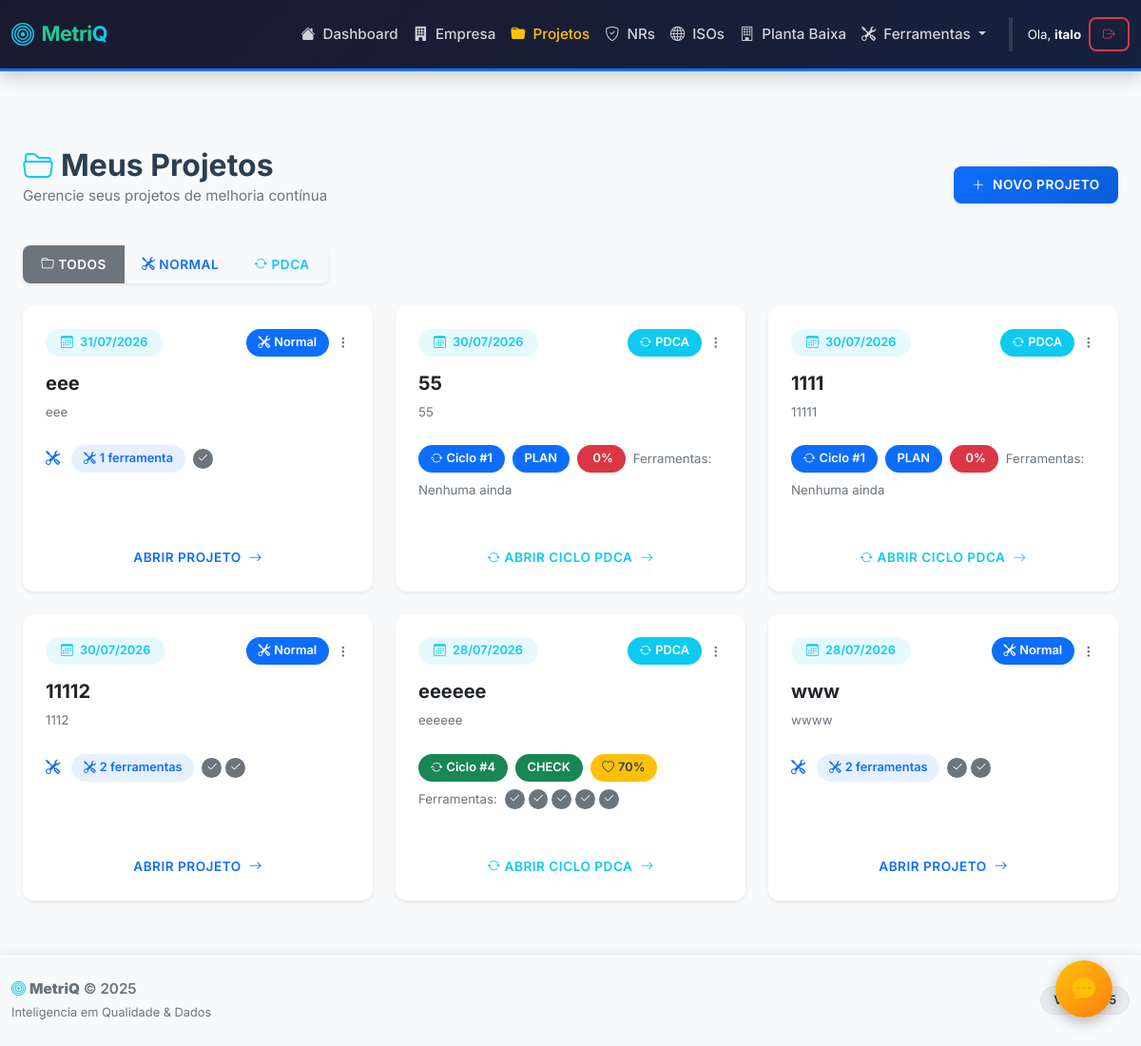
Page /projetos (signed in) on the committed database.
### qualidade_flask/models.py (models this page shows)
class User(UserMixin, db.Model):
    id = db.Column(db.Integer, primary_key=True)
    username = db.Column(db.String(100), unique=True, nullable=False)
    password = db.Column(db.String(255), nullable=False)
    analises = db.relationship('Analise', backref='dono', lazy=True)
    empresas = db.relationship('Empresa', backref='usuario', lazy=True)

class Projeto(db.Model):
    id = db.Column(db.Integer, primary_key=True)
    nome = db.Column(db.String(100), nullable=False)
    objetivo = db.Column(db.Text, nullable=False)
    data_criacao = db.Column(db.DateTime, default=datetime.now)
    user_id = db.Column(db.Integer, db.ForeignKey('user.id'), nullable=False)
    empresa_id = db.Column(db.Integer, db.ForeignKey('empresa.id'), nullable=True)
    tipo = db.Column(db.String(20), default='normal')
    fase_atual = db.Column(db.String(20), default='plan')
    ciclo_atual = db.Column(db.Integer, default=1)
    documento_padronizacao = db.Column(db.JSON, nullable=True)
    data_conclusao_ciclo = db.Column(db.DateTime, nullable=True)
    ferramentas = db.relationship('ProjetoFerramenta', backref='projeto', lazy=True, cascade="all, delete-orphan")
    ciclos_historicos = db.relationship('CicloHistorico', backref='projeto', lazy=True, cascade="all, delete-orphan", order_by="CicloHistorico.ciclo")

class ProjetoFerramenta(db.Model):
    id = db.Column(db.Integer, primary_key=True)
    projeto_id = db.Column(db.Integer, db.ForeignKey('projeto.id'), nullable=False)
    tipo = db.Column(db.String(50), nullable=False)
    dados = db.Column(db.JSON)
    analise_ia = db.Column(db.Text)
    data_criacao = db.Column(db.DateTime, default=datetime.now)

### qualidade_flask/blueprints/projects.py (the view)
@projects.route('/projetos')
@login_required
def lista_projetos():
    try:
        tipo_filtro = request.args.get('tipo')
        query = Projeto.query.filter_by(user_id=current_user.id)
        if tipo_filtro in ('normal', 'pdca'):
            query = query.filter_by(tipo=tipo_filtro)
        meus_projetos = query.order_by(Projeto.data_criacao.desc()).all()
        empresas = Empresa.query.filter_by(user_id=current_user.id).order_by(Empresa.razao_social).all()
        return render_template('projetos/lista.html', projetos=meus_projetos, empresas=empresas)
    except Exception as e:
        import traceback
        print(f"ERRO em lista_projetos: {str(e)}")
        print(traceback.format_exc())
        flash(f'Erro ao carregar projetos: {str(e)}', 'danger')
        return render_template('projetos/lista.html', projetos=[])

### qualidade_flask/templates/projetos/lista.html (shortened to what this page needs)
{% extends "base.html" %}
{% block content %}
<div class="container py-4">
    <div class="d-flex justify-content-between align-items-center mb-4">
        <div>
            <h2 class="fw-bold mb-0"><i class="bi bi-folder2-open text-info me-2"></i>Meus Projetos</h2>
            <p class="text-muted">Gerencie seus projetos de melhoria contínua</p>
        </div>
        <button type="button" class="btn btn-primary shadow-sm" data-bs-toggle="modal" data-bs-target="#novoProjetoModal">
            <i class="bi bi-plus-lg me-2"></i>Novo Projeto
        </button>
    </div>
    <div class="btn-group mb-4 shadow-sm" role="group" aria-label="Filtro de tipo">
        <a href="{{ url_for('projects.lista_projetos') }}" class="btn btn-outline-secondary {% if not request.args.get('tipo') %}active{% endif %}">
            <i class="bi bi-folder me-1"></i>Todos
        </a>
        <a href="{{ url_for('projects.lista_projetos', tipo='normal') }}" class="btn btn-outline-primary {% if request.args.get('tipo') == 'normal' %}active{% endif %}">
            <i class="bi bi-tools me-1"></i>Normal
        </a>
        <a href="{{ url_for('projects.lista_projetos', tipo='pdca') }}" class="btn btn-outline-info {% if request.args.get('tipo') == 'pdca' %}active{% endif %}">
            <i class="bi bi-arrow-repeat me-1"></i>PDCA
        </a>
    </div>
    <div class="row g-4">
        {% if projetos %}
            {% for projeto in projetos %}
            <div class="col-md-4">
                <div class="card h-100 border-0 shadow-sm hover-shadow transition">
                    <div class="card-body">
                        <div class="d-flex justify-content-between align-items-start mb-3">
                            <span class="badge bg-info bg-opacity-10 text-info px-3 py-2">
                                <i class="bi bi-calendar3 me-1"></i> {{ projeto.data_criacao.strftime('%d/%m/%Y') }}
                            </span>
                            <div class="d-flex align-items-center gap-2">
                                {% if projeto.tipo == 'pdca' %}
                                    <span class="badge bg-info rounded-pill"><i class="bi bi-arrow-repeat me-1"></i>PDCA</span>
                                {% else %}
                                    <span class="badge bg-primary rounded-pill"><i class="bi bi-tools me-1"></i>Normal</span>
                                {% endif %}
                                <div class="dropdown">
                                    <button class="btn btn-link text-muted p-0" data-bs-toggle="dropdown">
                                        <i class="bi bi-three-dots-vertical"></i>
                                    </button>
                                </div>
                            </div>
                        </div>
                        <h5 class="card-title fw-bold mb-2">{{ projeto.nome }}</h5>
                        <p class="card-text text-muted small mb-4 line-clamp-3">
                            {{ projeto.objetivo }}
                        </p>
                        <div class="d-flex align-items-center gap-2 mb-3 flex-wrap">
                            {% if projeto.tipo == 'pdca' %}
                                {% set fases_cores = {'plan': 'primary', 'do': 'warning', 'check': 'success', 'act': 'danger'} %}
                                <span class="badge bg-{{ fases_cores.get(projeto.fase_atual, 'secondary') }} rounded-pill">
                                    <i class="bi bi-arrow-repeat me-1"></i>Ciclo #{{ projeto.ciclo_atual }}
                                </span>
                                <span class="badge bg-{{ fases_cores.get(projeto.fase_atual, 'secondary') }} text-uppercase">
                                    {{ projeto.fase_atual }}
                                </span>
                                {% set total_ferramentas = projeto.ferramentas|length %}
                                {% set tem_padronizacao = projeto.documento_padronizacao is not none %}
                                {% set saude_pdca = total_ferramentas * 10 %}
                                {% if saude_pdca > 100 %}{% set saude_pdca = 100 %}{% endif %}
                                {% if tem_padronizacao %}{% set saude_pdca = saude_pdca + 20 %}{% endif %}
                                {% if saude_pdca > 100 %}{% set saude_pdca = 100 %}{% endif %}
                                <span class="badge {% if saude_pdca >= 80 %}bg-success{% elif saude_pdca >= 50 %}bg-warning text-dark{% else %}bg-danger{% endif %}"
                                      title="Saúde do PDCA baseado em ferramentas e padronização">
                                    <i class="bi bi-heart{% if saude_pdca < 50 %}-break{% endif %} me-1"></i>{{ saude_pdca }}%
                                </span>
                                <small class="text-muted">Ferramentas:</small>
                                <div class="d-flex gap-1">
                                    {% for f in projeto.ferramentas %}
                                        <span class="badge bg-secondary rounded-circle p-1" title="{{ f.tipo }}">
                                            <i class="bi bi-check2"></i>
                                        </span>
                                    {% endfor %}
                                    {% if not projeto.ferramentas %}
                                        <span class="text-muted small italic">Nenhuma ainda</span>
                                    {% endif %}
                                </div>
                            {% else %}
                                <i class="bi bi-tools text-primary me-1"></i>
                                <span class="badge bg-primary bg-opacity-10 text-primary">
                                    <i class="bi bi-tools me-1"></i>{{ projeto.ferramentas|length }} ferramenta{{ '' if projeto.ferramentas|length <= 1 else 's' }}
                                </span>
                                {% if projeto.ferramentas %}
                                <div class="d-flex gap-1">
                                    {% for f in projeto.ferramentas %}
                                        <span class="badge bg-secondary rounded-circle p-1" title="{{ f.tipo }}">
                                            <i class="bi bi-check2"></i>
                                        </span>
                                    {% endfor %}
                                </div>
                                {% endif %}
                            {% endif %}
                        </div>
                    </div>
                    <div class="card-footer bg-transparent border-0 pt-0 pb-3 px-3">
                        {% if projeto.tipo == 'pdca' %}
                            <a href="{{ url_for('projects.projeto_pdca', id=projeto.id) }}" class="btn btn-outline-info w-100">
                                <i class="bi bi-arrow-repeat me-1"></i>Abrir Ciclo PDCA <i class="bi bi-arrow-right ms-1"></i>
                            </a>
                        {% else %}
                            <a href="{{ url_for('projects.detalhe_projeto', id=projeto.id) }}" class="btn btn-outline-primary w-100">
                                Abrir Projeto <i class="bi bi-arrow-right ms-1"></i>
                            </a>
                        {% endif %}
                    </div>
                </div>
            </div>
            {% endfor %}
        {% endif %}
    </div>
</div>
{% endblock %}

### qualidade_flask/templates/base.html (shortened to what this page needs)
<!DOCTYPE html>
<html lang="pt-br">
<head>
    <link href="https://cdn.jsdelivr.net/npm/bootstrap@5.3.0/dist/css/bootstrap.min.css" rel="stylesheet">
    <link rel="stylesheet" href="https://cdn.jsdelivr.net/npm/bootstrap-icons@1.10.5/font/bootstrap-icons.css">
    <link rel="stylesheet" href="{{ url_for('static', filename='css/style.css') }}">
</head>
<body class="d-flex flex-column min-vh-100">
    <nav class="navbar navbar-expand-lg navbar-dark bg-dark d-print-none">
        <div class="container">
            <a class="navbar-brand fw-bold d-flex align-items-center brand-text" href="/">
                <i class="bi bi-bullseye me-2 fs-4 text-info"></i>
                <span>Metri<span class="text-info">Q</span>
            </a>
            <div class="collapse navbar-collapse" id="navbarNav">
                <ul class="navbar-nav ms-auto align-items-center">
                    <li class="nav-item">
                        <a class="nav-link {{ 'active' if request.endpoint == 'main.index' }}" href="/">
                            <i class="bi bi-house-fill me-1"></i> Dashboard
                        </a>
                    </li>
                    <li class="nav-item">
                        <a class="nav-link {{ 'active' if request.endpoint and request.endpoint.startswith('empresa') }}" href="/empresas">
                            <i class="bi bi-building-fill me-1"></i> Empresa
                        </a>
                    </li>
                    <li class="nav-item">
                        <a class="nav-link {{ 'active' if request.endpoint == 'projects.lista_projetos' }}" href="/projetos">
                            <i class="bi bi-folder-fill me-1"></i> Projetos
                        </a>
                    </li>
                    <li class="nav-item">
                        <a class="nav-link {{ 'active' if request.endpoint == 'nr.lista_nrs' }}" href="/nr">
                            <i class="bi bi-shield-check me-1"></i> NRs
                        </a>
                    </li>
                    <li class="nav-item">
                        <a class="nav-link {{ 'active' if request.endpoint == 'iso.lista_isos' }}" href="/iso">
                            <i class="bi bi-globe me-1"></i> ISOs
                        </a>
                    </li>
                    <li class="nav-item">
                        <a class="nav-link {{ 'active' if request.endpoint and request.endpoint.startswith('planta_baixa') }}" href="{{ url_for('planta_baixa.lista') }}">
                            <i class="bi bi-building me-1"></i> Planta Baixa
                        </a>
                    </li>
                    <li class="nav-item dropdown">
                        <a class="nav-link dropdown-toggle" href="#" role="button" data-bs-toggle="dropdown" aria-expanded="false">
                            <i class="bi bi-tools me-1"></i> Ferramentas
                        </a>
                    </li>
                    {% if current_user.is_authenticated %}
                        <li class="nav-item ms-lg-3 border-start border-secondary ps-lg-3 mt-2 mt-lg-0">
                            <div class="d-flex align-items-center gap-2">
                                <span class="text-light small">Ola, <strong>{{ current_user.username }}</strong></span>
                                <a href="/logout" class="btn btn-sm btn-outline-danger" title="Sair">
                                    <i class="bi bi-box-arrow-right"></i>
                                </a>
                            </div>
                        </li>
                    {% endif %}
                </ul>
            </div>
    </nav>
    <main class="flex-grow-1">
        <div class="container mt-4">
            {% block content %}{% endblock %}
        </div>
    </main>
    <footer class="d-print-none bg-light border-top py-4 mt-auto">
        <div class="container">
            <div class="row align-items-center">
                <div class="col-md-6 text-center text-md-start">
                    <p class="mb-0 text-muted">
                        <i class="bi bi-bullseye text-info"></i>
                        <strong>MetriQ</strong> &copy; 2025
                    </p>
                    <small class="text-muted" style="font-size: 0.8rem;">Inteligencia em Qualidade & Dados</small>
                </div>
                <div class="col-md-6 text-md-end text-center mt-2 mt-md-0">
                    <span class="badge bg-secondary bg-opacity-10 text-dark border">Versao 5.5</span>
                </div>
        </div>
    </footer>
    <a id="btnFeedback" href="https://docs.google.com/forms/d/e/1FAIpQLSc6ZJWx9LMAzcBPMMdcK3FHIyoWjjz7ik7XjiTRzf5Kar_DFA/viewform?usp=sharing&ouid=112551274773752880388" target="_blank" title="Deixe seu Feedback" class="text-decoration-none">
        <i class="bi bi-chat-dots-fill text-warning fs-4"></i>
    </a>
</body>
</html>

### rows in the picture
User: username "italo"
Projeto: data_criacao "31/07/2026", tipo "normal" (drawn), nome "eee", objetivo "eee", ferramentas|length "1"
Projeto: data_criacao "30/07/2026", tipo "pdca" (drawn), nome "55", objetivo "55", ciclo_atual "1", fase_atual "PLAN", saude_pdca "0", shows "Nenhuma ainda"
Projeto: data_criacao "30/07/2026", tipo "pdca" (drawn), nome "1111", objetivo "11111", ciclo_atual "1", fase_atual "PLAN", saude_pdca "0", shows "Nenhuma ainda"
Projeto: data_criacao "30/07/2026", tipo "normal" (drawn), nome "11112", objetivo "1112", ferramentas|length "2", ferramentas "s"
Projeto: data_criacao "28/07/2026", tipo "pdca" (drawn), nome "eeeeee", objetivo "eeeeee", ciclo_atual "4", fase_atual "CHECK", saude_pdca "70"
Projeto: data_criacao "28/07/2026", tipo "normal" (drawn), nome "www", objetivo "wwww", ferramentas|length "2", ferramentas "s"
